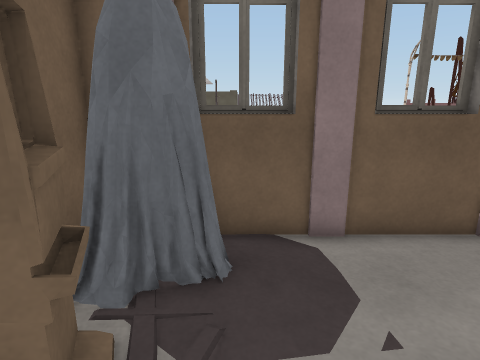
[1] (above)

16 first-person views from a walk through a 3-D level made in the Unity game engine. The camera is 1.4 m above the floor, tilts 14° down and sees 75° across. The floor is counted in squares, 0.5 m on a side. Each view is taken from the middle of a square. On the plan, view 1 faces up. The plan holds only what a view shows up to about 20 squares ahead; the rest is blank. The place goes on beyond the plan. The player is left out. Some surface patterns are stand-ins.

[2]
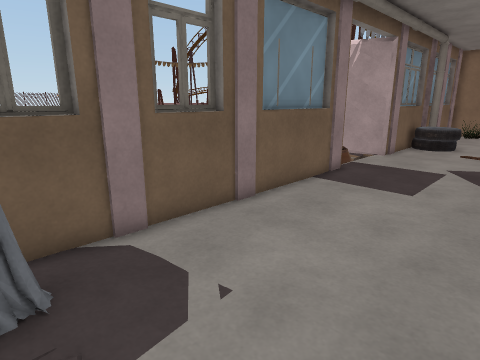

[3]
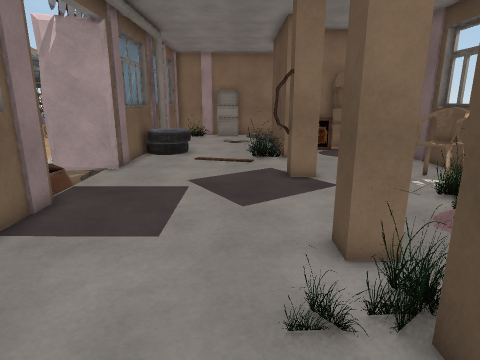

[4]
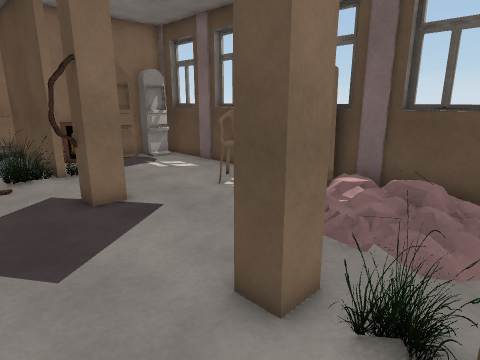

[5]
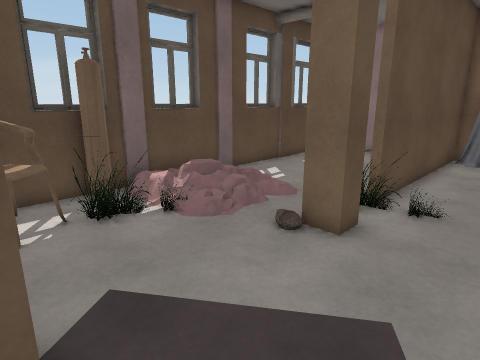

[6]
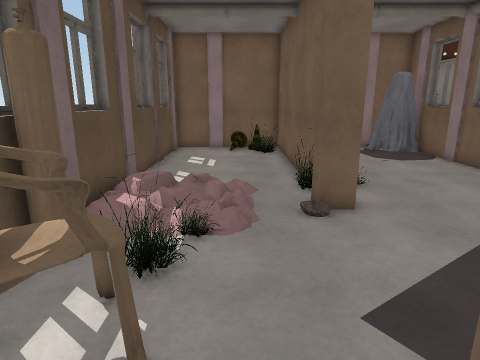

[7]
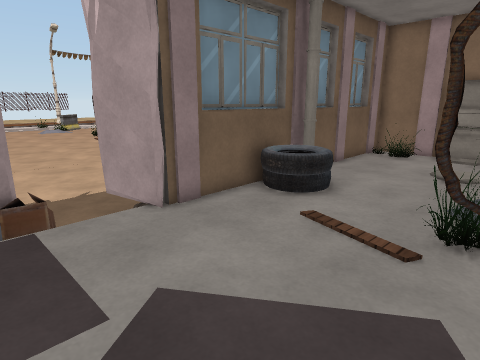

[8]
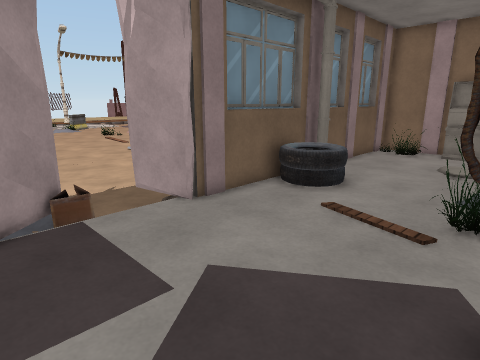

[9]
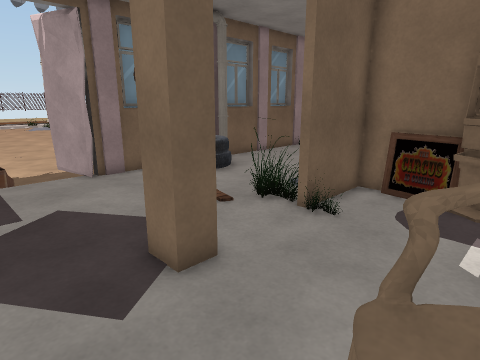

[10]
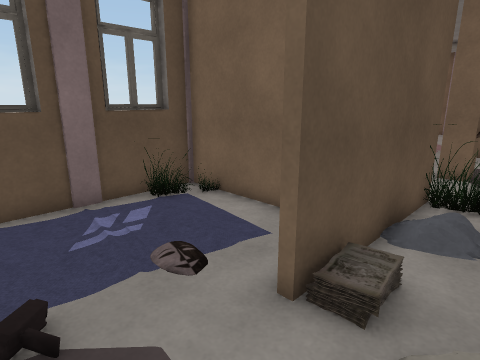

[11]
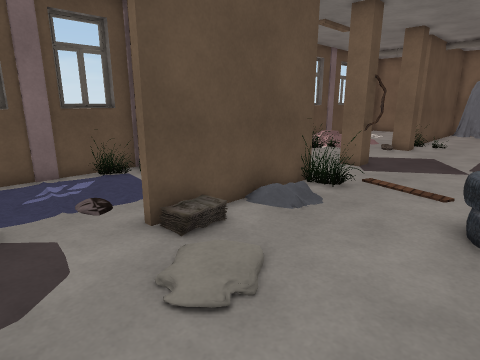

[12]
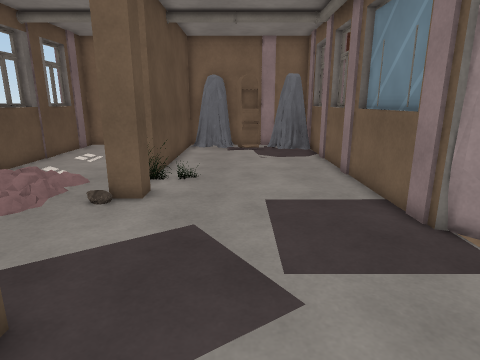

[13]
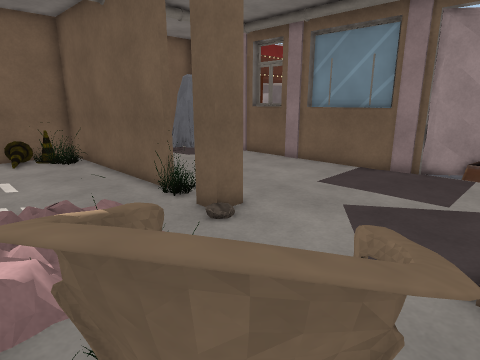

[14]
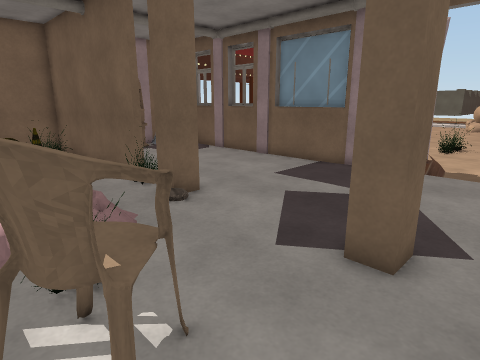

[15]
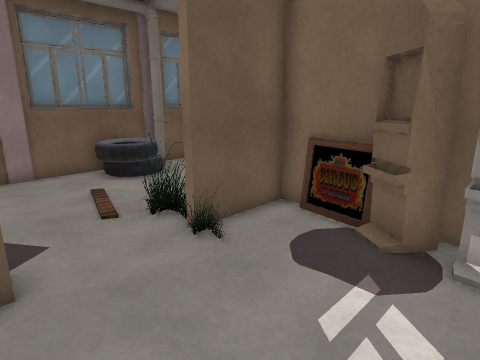

[16]
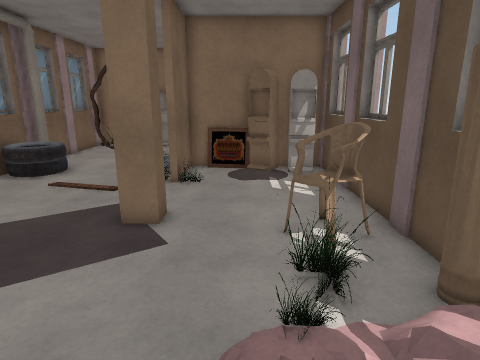

### Floor plan
Key: @ floor where view 1 was taken; # wall or solid block; x gap in a wall; . main floor; : floor 0.25 m higher than the main floor; - floor 0.25 m lower than the main floor; + floor 0.5 m higher than the main floor; / step, stairs or slope; = window, fence, low wall or low ledge; ^ raised ledge; v drop or lower ground; B box; O other object.
Columns run from 3 left of view 1 to 29 right of it. Each row starts with its distance up from view 1.
 22                    --
 21                   ----
 20                   ----
 19                   -----
 18                   -----
 17                 -------
 16                --------
 15                --------
 14                 ------
 13                 ------
 12                 -----
 11                  ----
 10                  ----
  9                ----O-
  8              //-OB-O-
  7   OOO OOO#OOOO#OBB O###O##O####O
  6 ###OO#OOOOOOOO#..   OOO##OOOO#OOO
  5  ##=..      .....     =:v:      .
  4  ##...      .....      =v
  3  #=...      ......              =
  2  ##      .     ....  .      ... =
  1 ##.   .       ......  = ..  ... .
  0 ##.@          ......  = ::..// ..
 -1 #OOOOOOOOO=OO ....#O  OOOOOOO. ..
 -2 #OOOOOOOOO=OO   ..O   OOOO OO....
 -3 #O        .              #   ....
 -4 #         //::.     . ..##   ..
 -5 #         /:::#  ..   ..##
 -6 #         .:::..#^^   ..#O
 -7 O         :+::...x. .   ##
 -8 OOOOOOOOOOOOOOOOOOOOOOOOOOOOOOOOO
 -9   O  O               O   O

Positions as (right, up) in squares from view 1, and headings:
1: (0, 0), facing up
2: (-1, 0), facing up-right
3: (3, 1), facing right
4: (6, 2), facing down-right
5: (15, 2), facing down-left
6: (17, -4), facing left
7: (12, -1), facing up-right
8: (11, -1), facing up-right
9: (12, -6), facing up-right
10: (29, 1), facing down-left
11: (29, 5), facing down-left
12: (18, 2), facing left
13: (15, -7), facing up-left
14: (17, -7), facing up-left
15: (15, -7), facing up-right
16: (7, -4), facing right
